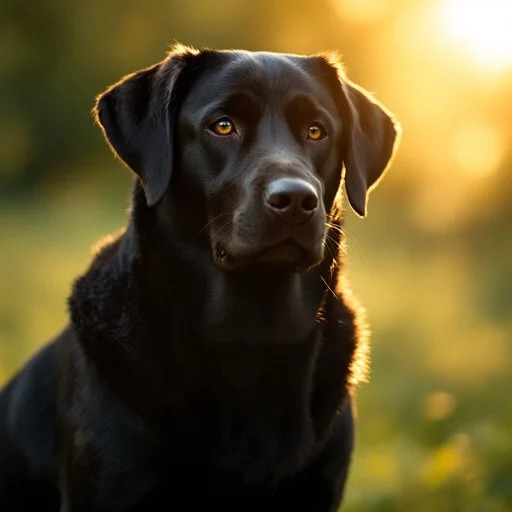
#> input picture orginal_dog.png, 512 x 512 px
$ python q2.py
#> lines starting #> are read from the running program, lines starting #| are printed output that depends on the picture
import cv2
import numpy as np
import matplotlib.pyplot as plt

def spatial_average_filter(image_path, kernel_sizes):
    """
    Applies spatial average filter with different kernel sizes.
    """
#> called with image_path = 'orginal_dog.png'
    image_path='orginal_dog.png'
    # Load the image in grayscale
    img = cv2.imread(image_path, cv2.IMREAD_GRAYSCALE)
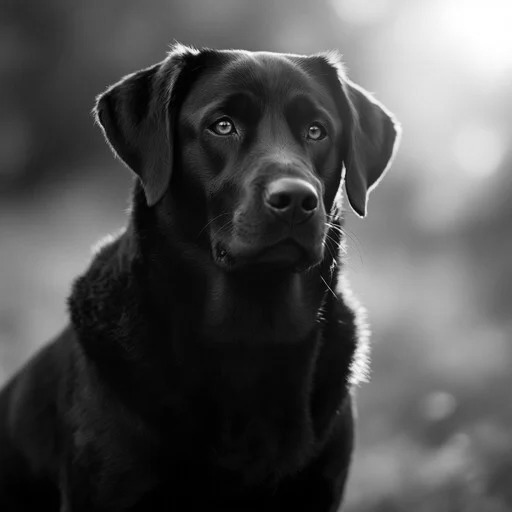
#> img: shape (512, 512); min 0, max 255, mean 81.6
    if img is None:
        print(f"Error: Could not load image from {image_path}")
        return

    #  display original and processed images
    plt.figure(figsize=(15, 5))
    plt.subplot(1, len(kernel_sizes) + 1, 1)
    plt.imshow(img, cmap='gray')
    plt.title('Original Image')
    plt.axis('off')

    # Apply average filter for each specified kernel size
    for i, kernel_size in enumerate(kernel_sizes):
        # cv2.blur performs a normalized box filter
        img_blurred = cv2.blur(img, kernel_size)

        plt.subplot(1, len(kernel_sizes) + 1, i + 2)
        plt.imshow(img_blurred, cmap='gray')
        plt.title(f'Blurred with {kernel_size[0]}x{kernel_size[1]} Kernel')
        plt.axis('off')

        # Save the processed image
        output_filename = f"output_blurred_{kernel_size[0]}x{kernel_size[1]}.jpg"
        cv2.imwrite(output_filename, img_blurred)
        print(f"Processed image saved as {output_filename}")
#> this loop made 3 passes
#> pass 2, in spatial_average_filter, `img_blurred = cv2.blur(img, kernel_size)`:
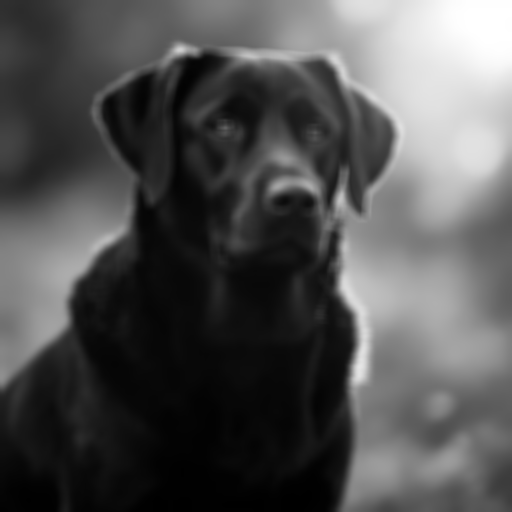
#> img_blurred: shape (512, 512); min 0, max 255, mean 81.7
#> pass 3, in spatial_average_filter, `img_blurred = cv2.blur(img, kernel_size)`:
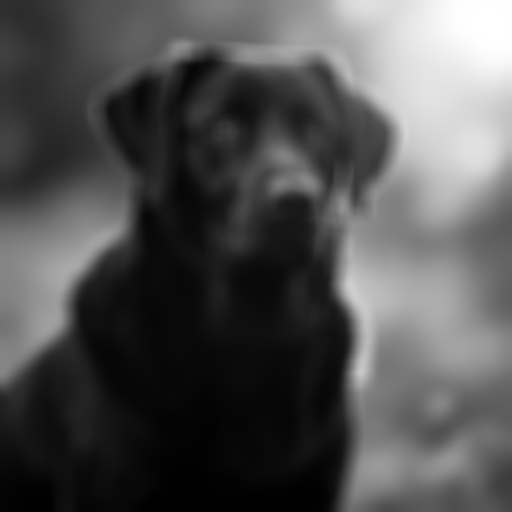
#> img_blurred: shape (512, 512); min 0, max 255, mean 81.7

    plt.tight_layout() # Adjust layout to prevent overlap
    plt.show()
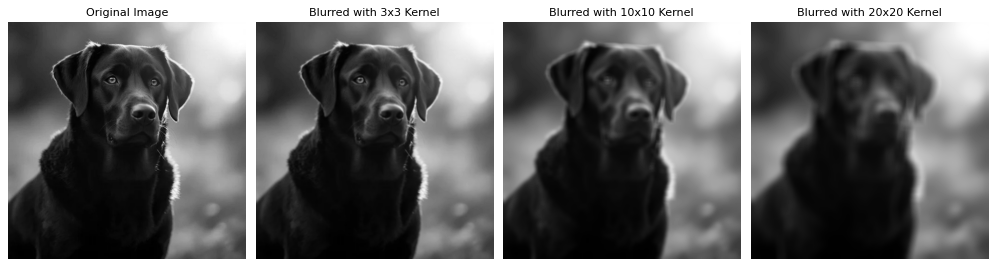
#> figure drawn by matplotlib, 4 panels


if __name__ == "__main__":
    image_path_input = 'orginal_dog.png'

    print("\n--- Problem 2: Spatial Average Filtering ---")
    # Define the kernel sizes as requested
    kernel_sizes_to_apply = [(3, 3), (10, 10), (20, 20)] #
    spatial_average_filter(image_path_input, kernel_sizes_to_apply)
